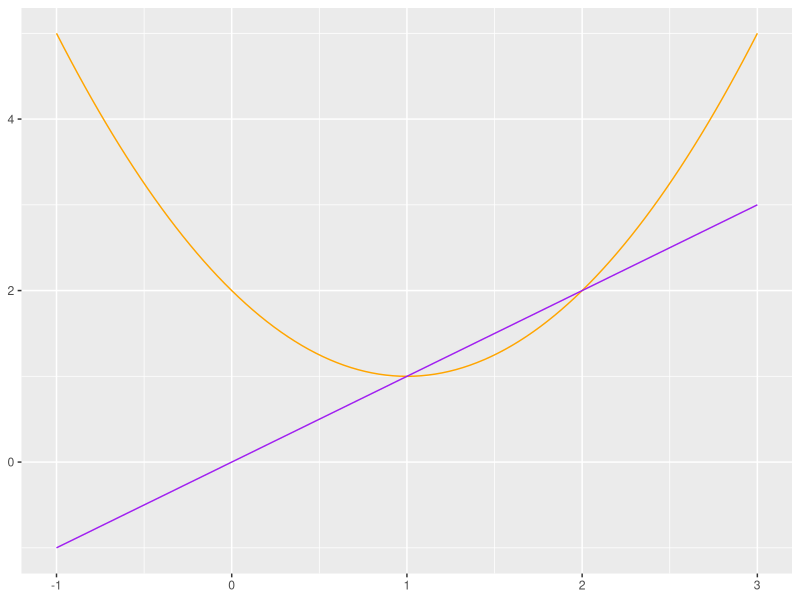
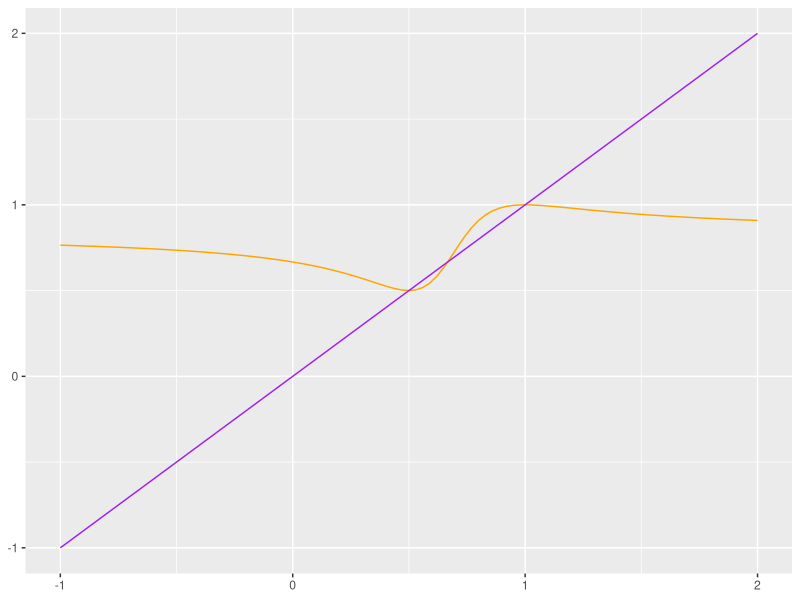
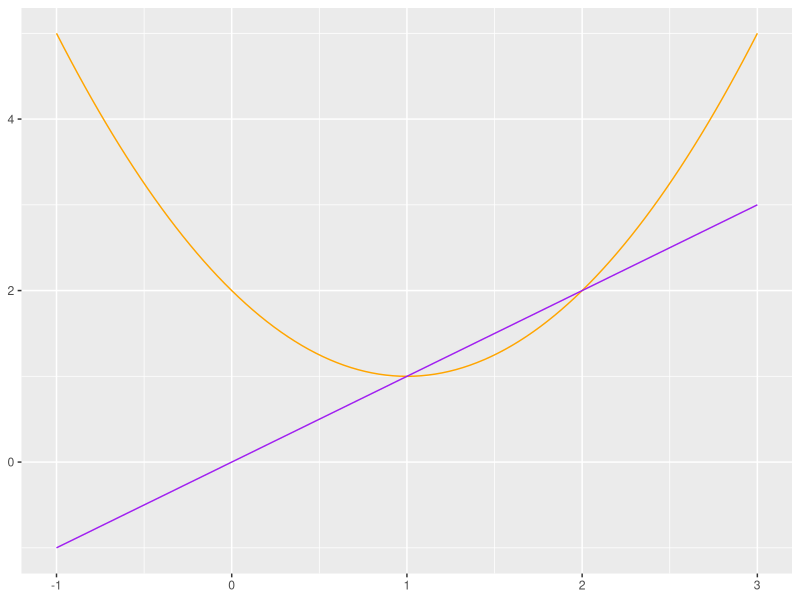
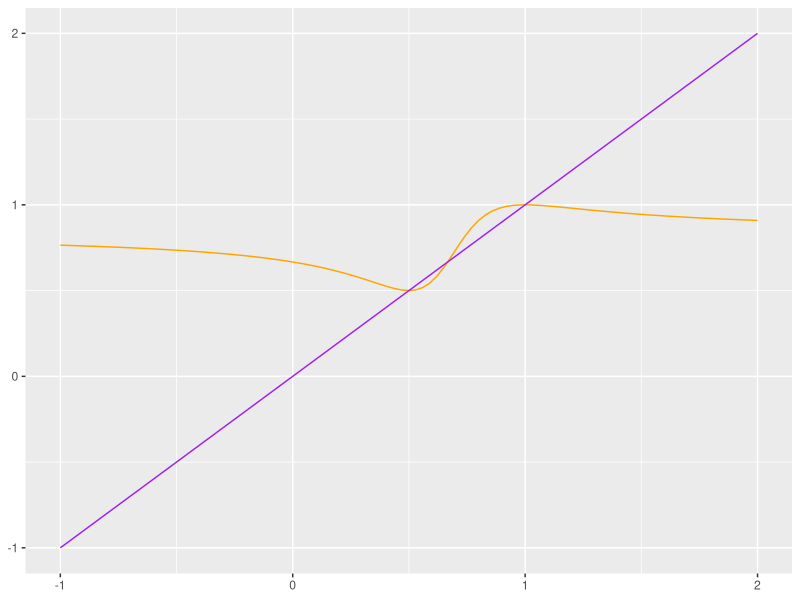

Reproduce these figures in R, in order.
library(ggplot2)
straight <- function(x) {
    x
}

q_one <- function(x) {
    x^2 - 2*x +2
}

ggplot(data.frame(x = c(-1:3)), aes(x=x)) +
    stat_function(fun = q_one, color = "orange") +
    stat_function(fun = straight, color = "purple") +
    xlab(NULL) + ylab(NULL)
ggsave("quest_one.png")

q_two <- function(x) {
    (5*x^2 - 6*x + 2)/(6*x^2-8*x+3)
}

ggplot(data.frame(x = c(-1:2)), aes(x=x)) +
    stat_function(fun = q_two, color = "orange") +
    stat_function(fun = straight, color = "purple") +
    xlab(NULL) + ylab(NULL)
ggsave("quest_two.png")